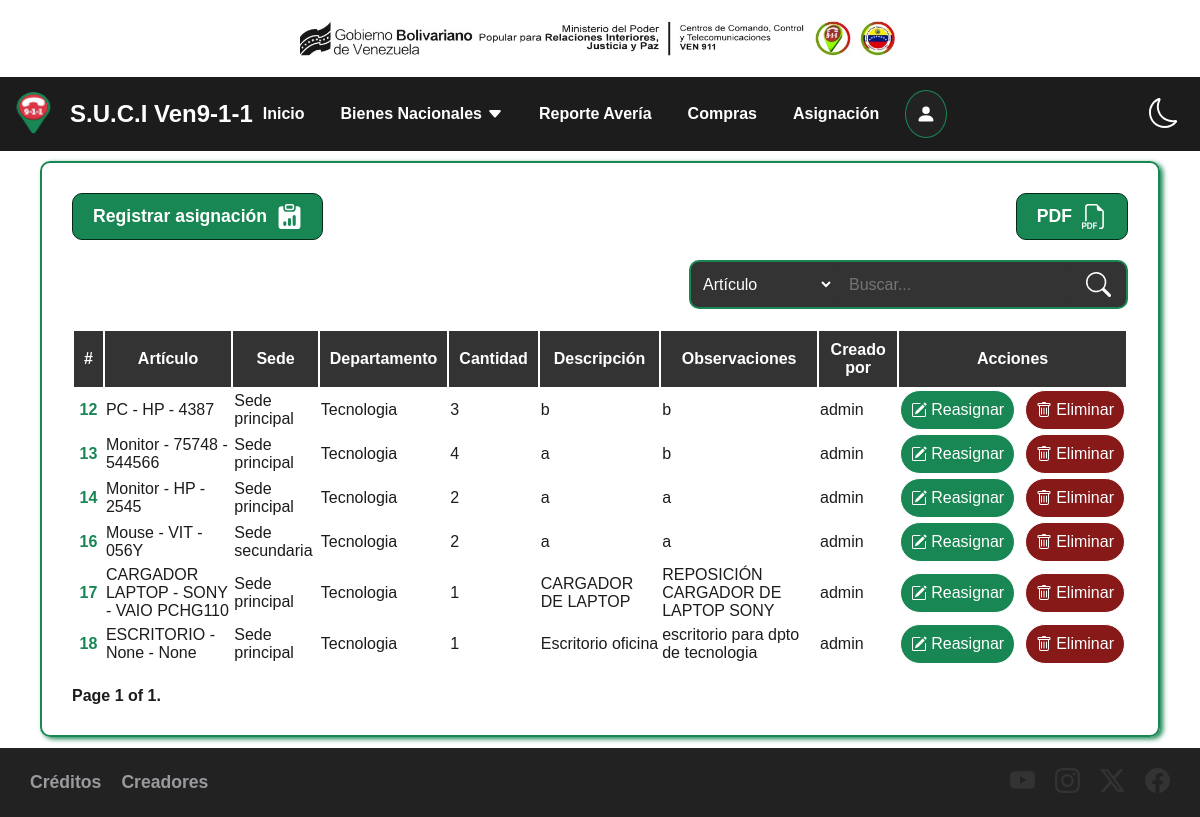
Page /bienes/asignacion on the committed database.
### administracion/models.py (models this page shows)
class Asignacion(models.Model):
    articulo = models.ForeignKey(Articulo, on_delete=models.CASCADE)
    sede = models.ForeignKey(Sede, on_delete=models.CASCADE)
    departamento = models.ForeignKey(Departamento, on_delete=models.CASCADE)
    cantidad = models.IntegerField()
    descripcion = models.TextField(max_length=255)
    observaciones = models.TextField(max_length=255)
    user = models.ForeignKey(User, on_delete=models.CASCADE)

class Articulo(models.Model):
    descripcion = models.TextField(max_length=255)
    marca = models.CharField(max_length=255, blank=True, null=True)
    modelo = models.CharField(max_length=255, blank=True, null=True)
    serial = models.CharField(max_length=255, blank=True, null=True)
    placa = models.CharField(max_length=255, blank=True, null=True)
    cantidad_combustible = models.IntegerField(blank=True, null=True)
    codigo_bn = models.CharField(max_length=255, blank=True, null=True)
    cantidad = models.IntegerField()
    tipo_articulo = models.ForeignKey(TipoArticulo, on_delete=models.CASCADE)
    condicion = models.ForeignKey(Condicion, on_delete=models.CASCADE)
    fecha_adq = models.DateField()
    asignado = models.BooleanField(default=False)
    user = models.ForeignKey(User, on_delete=models.CASCADE)
    created_at = models.DateTimeField(default=timezone.now)
    def __str__(self):
        return self.descripcion + ' - ' + str(self.marca) + ' - ' + str(self.modelo)

class Sede(models.Model):
    nombre = models.CharField(max_length=255)
    direccion = models.TextField(max_length=255)
    created_at = models.DateTimeField(default=timezone.now)
    def __str__(self):
        return self.nombre

class Departamento(models.Model):
    nombre = models.CharField(max_length=255)
    created_at = models.DateTimeField(default=timezone.now)
    def __str__(self):
        return self.nombre

### administracion/views.py (the view)
# urls.py: path('bienes/asignacion', views.asignacion, name='asignacion'),
def asignacion(request):
    asignacion = Asignacion.objects.filter()
    paginator = Paginator(asignacion, 10)  # Show 10 per page.
    page_number = request.GET.get("page", 1)
    page_obj = paginator.get_page(page_number)
    return render(request, 'asignacion/asignacion.html', {
        'asignacion': paginator.page(page_number),
        'page_obj': page_obj
    })

### administracion/templates/asignacion/asignacion.html (shortened to what this page needs)
{% extends 'base.html' %}
{% block content %}
    <main class="content">
        <div class="noPrint content-buttons">
            <div>
                <a href="{% url 'create_asignacion' %}">
                    <span>Registrar asignación</span>
                </a>
            </div>
            <div>
                <a onclick="window.print()">
                    <span>PDF</span>
                </a>
            </div>
        </div>
        <div class="noPrint content-search">
            <form action="{% url 'search_asignacion' %}" method="GET">
                <select name="option" id="option">
                    <option value="articulo">Artículo</option>
                </select>
                <input name="q" type="search" placeholder="Buscar..." aria-label="Search">
                <svg xmlns="http://www.w3.org/2000/svg" width="25" height="25" fill="currentColor" class="bi bi-search" viewBox="0 0 16 16">
                    <path d="M11.742 10.344a6.5 6.5 0 1 0-1.397 1.398h-.001q.044.06.098.115l3.85 3.85a1 1 0 0 0 1.415-1.414l-3.85-3.85a1 1 0 0 0-.115-.1zM12 6.5a5.5 5.5 0 1 1-11 0 5.5 5.5 0 0 1 11 0"/>
                </svg>
            </form>
        </div>
        <table class="content-table">
            <thead>
                <tr>
                    <th scope="col">#</th>
                    <th scope="col">Artículo</th>
                    <th scope="col">Sede</th>
                    <th scope="col">Departamento</th>
                    <th scope="col">Cantidad</th>
                    <th scope="col">Descripción</th>
                    <th scope="col">Observaciones</th>
                    <th scope="col">Creado por</th>
                    <th class="noPrint" scope="col">Acciones</th>
                </tr>
            </thead>
            <tbody>
                {% for asig in asignacion %}
                <tr>
                    <th scope="row">{{ asig.id }}</th>
                    <td>{{ asig.articulo }}</td>
                    <td>{{ asig.sede }}</td>
                    <td>{{ asig.departamento }}</td>
                    <td>{{ asig.cantidad }}</td>
                    <td>{{ asig.descripcion }}</td>
                    <td>{{ asig.observaciones }}</td>
                    <td>{{ asig.user }}</td>
                    <td class="noPrint">
                        <div>
                            <a href="{% url 'update_asignacion' asig.id %}">
                                Reasignar
                            </a>
                            <form action="{% url 'delete_asignacion' asig.id %}" method="POST">
                                <button class="btn btn-danger">
                                    Eliminar
                                </button>
                            </form>
                        </div>
                    </td>
                </tr>
                {% endfor %}
            </tbody>
        </table>
        <div class="pagination">
            <span class="step-links">
                <span class="current">
                    Page {{ page_obj.number }} of {{ page_obj.paginator.num_pages }}.
                </span>
            </span>
        </div>
    </main>
{% endblock %}

### administracion/static/css/main.css (style rules this page uses)
:root { --grid-unit: 1rem; --border-radius-base: 0.5rem; }
[data-theme="light"] { --color-bg: #ffffff; --color-fg: #1c1c1c; }
body { background-color: var(--color-bg); color: var(--color-fg); margin: 0; font-family: sans-serif; }

### rows in the picture
Asignacion: id "12", articulo "PC - HP - 4387", sede "Sede principal", departamento "Tecnologia", cantidad "3", descripcion "b", observaciones "b", user "admin"
Asignacion: id "13", articulo "Monitor - 75748 - 544566", sede "Sede principal", departamento "Tecnologia", cantidad "4", descripcion "a", observaciones "b", user "admin"
Asignacion: id "14", articulo "Monitor - HP - 2545", sede "Sede principal", departamento "Tecnologia", cantidad "2", descripcion "a", observaciones "a", user "admin"
Asignacion: id "16", articulo "Mouse - VIT - 056Y", sede "Sede secundaria", departamento "Tecnologia", cantidad "2", descripcion "a", observaciones "a", user "admin"
Asignacion: id "17", articulo "CARGADOR LAPTOP - SONY - VAIO PCHG110", sede "Sede principal", departamento "Tecnologia", cantidad "1", descripcion "CARGADOR DE LAPTOP", observaciones "REPOSICIÓN CARGADOR DE LAPTOP SONY", user "admin"
Asignacion: id "18", articulo "ESCRITORIO - None - None", sede "Sede principal", departamento "Tecnologia", cantidad "1", descripcion "Escritorio oficina", observaciones "escritorio para dpto de tecnologia", user "admin"

### other values in the picture
{{ page_obj.number }} "1"
{{ page_obj.paginator.num_pages }} "1"
